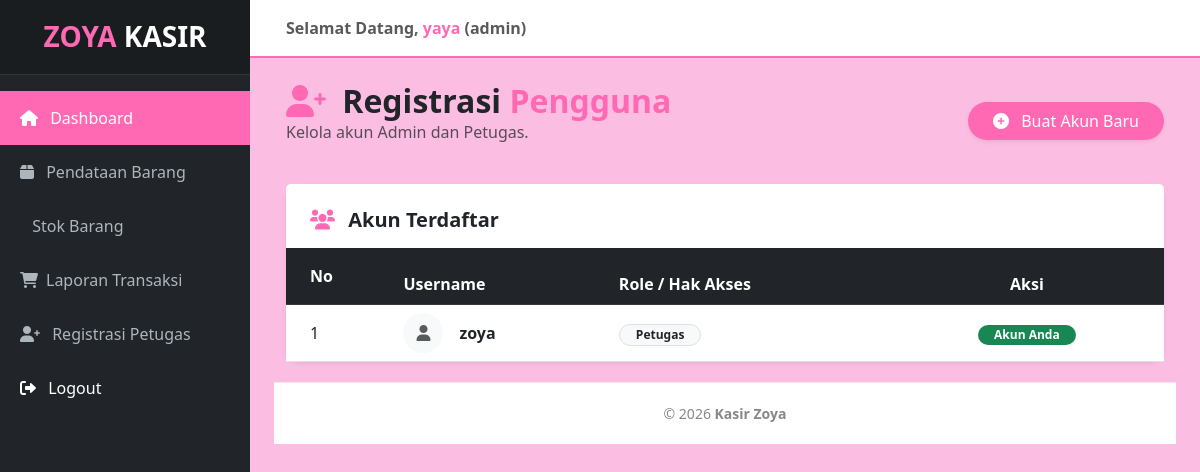
Page /kasir_zoya/admin/registrasi.php (signed in) on the committed database.
### tables this page shows
CREATE TABLE `user` (
  `UserID` int(11) NOT NULL,
  `Username` varchar(255) NOT NULL,
  `Password` varchar(255) NOT NULL,
  `Role` enum('admin','petugas') NOT NULL
);

### kasir_zoya/admin/registrasi.php (the view, shortened to what this page needs)
<?php
include '../config/koneksi.php';
include '../templates/header.php';
include '../templates/sidebar.php';
?>
<div class="container-fluid">
    <div class="row mb-4 align-items-center">
        <div class="col-md-6">
            <h2 class="fw-bold text-dark m-0"><i class="fas fa-user-plus text-pink me-2"></i> Registrasi <span class="text-pink">Pengguna</span></h2>
            <p class="text-muted">Kelola akun Admin dan Petugas.</p>
        </div>
        <div class="col-md-6 text-md-end">
            <button type="button" class="btn btn-pink shadow-sm px-4 rounded-pill" data-bs-toggle="modal" data-bs-target="#modalTambahUser">
                <i class="fas fa-plus-circle me-2"></i> Buat Akun Baru
            </button>
        </div>
    </div>
    <div class="card border-0 shadow-sm" style="border-radius: 15px;">
        <div class="card-header bg-white border-0 pt-4 px-4">
            <h5 class="fw-bold"><i class="fas fa-users text-pink me-2"></i> Akun Terdaftar</h5>
        </div>
        <div class="card-body p-0">
            <div class="table-responsive">
                <table class="table table-hover align-middle mb-0">
                    <thead class="table-dark">
                        <tr>
                            <th class="ps-4 py-3">No</th>
                            <th>Username</th>
                            <th>Role / Hak Akses</th>
                            <th class="text-center pe-4">Aksi</th>
                        </tr>
                    </thead>
                    <tbody>
                        <?php
                        $no = 1;
                        $query = mysqli_query($koneksi, "SELECT * FROM user ORDER BY Role ASC, Username ASC");
                        while($d = mysqli_fetch_array($query)){
                            $my_id = $_SESSION['UserID'] ?? 0;
                        ?>
                        <tr>
                            <td class="ps-4"><?php echo $no++; ?></td>
                            <td>
                                <div class="d-flex align-items-center">
                                    <div class="bg-light rounded-circle p-2 me-3 text-center" style="width: 40px; height: 40px;">
                                        <i class="fas fa-user text-muted"></i>
                                    </div>
                                    <span class="fw-bold"><?php echo $d['Username']; ?></span>
                                </div>
                            </td>
                            <td>
                                <?php if($d['Role'] == 'admin'): ?>
                                    <span class="badge bg-dark px-3 rounded-pill"><i class="fas fa-shield-alt me-1 text-pink"></i> Admin</span>
                                <?php else: ?>
                                    <span class="badge bg-light text-dark border px-3 rounded-pill">Petugas</span>
                                <?php endif; ?>
                            </td>
                            <td class="text-center pe-4">
                                <?php if($d['UserID'] != $my_id): ?>
                                <button onclick="konfirmasiHapus(<?php echo $d['UserID']; ?>, '<?php echo $d['Username']; ?>')" class="btn btn-sm btn-pink rounded-pill px-3">
                                    <i class="fas fa-trash-alt me-1"></i> Hapus
                                </button>
                                <?php else: ?>
                                <span class="badge bg-success small px-3 rounded-pill">Akun Anda</span>
                                <?php endif; ?>
                            </td>
                        </tr>
                        <?php } ?>
                    </tbody>
                </table>
            </div>
        </div>
    </div>
</div>
<?php include '../templates/footer.php'; ?>

### kasir_zoya/templates/header.php (style rules this page uses)
:root { --pink-zoya: #ff69b4; --black-zoya: #212529; --white-zoya: #ffffff; }
body { background-color: #fcbde2; overflow-x: hidden; }
.btn-pink { background-color: var(--pink-zoya); color: white; }
.text-pink { color: var(--pink-zoya) !important; }

### rows in the picture
user: Username "zoya", Role "Petugas", shows "Akun Anda"

### other values in the picture
$_SESSION['username'] "yaya"
$_SESSION['role'] "admin"
